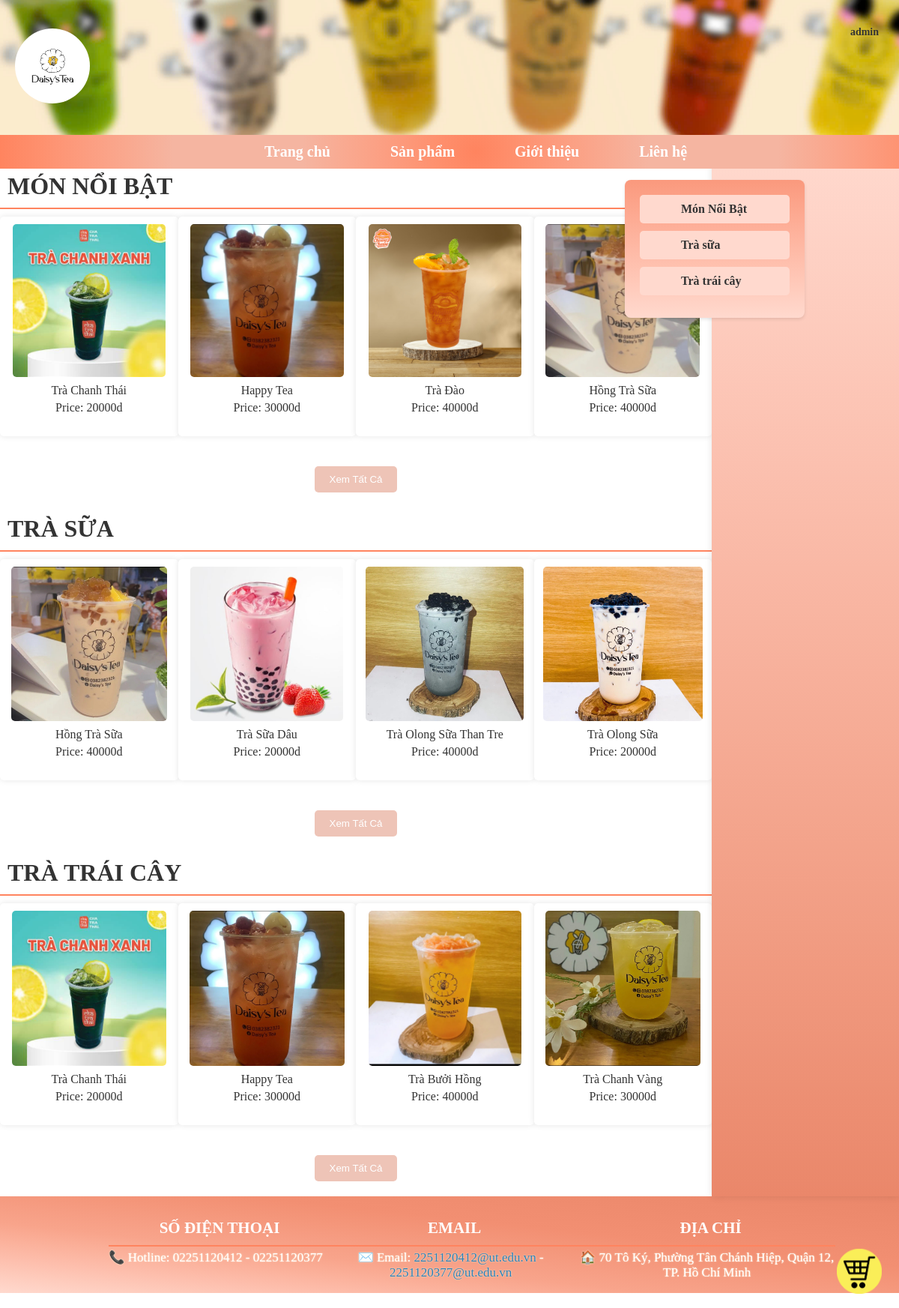
The app's page /layout.php?page=sanpham (signed in) with its own data.
### tables this page shows
CREATE TABLE `products` (
  `productID` int(11) NOT NULL,
  `productName` text NOT NULL,
  `productType` varchar(30) NOT NULL,
  `price` int(10) NOT NULL,
  `count` int(5) NOT NULL,
  `trangthai` tinyint(1) NOT NULL
);

### sanpham.php (the view, shortened to what this page needs)
<!DOCTYPE html>
<html lang="en">
<head>
    <link rel="stylesheet" href="sanpham.css">
</head>
<body>
    <div class="container1">
                <?php
                $servername = "localhost";
                $username = "root";
                $password = "";
                $dbname = "trasuaweb";
                $connect = new mysqli($servername, $username, $password, $dbname);
                ?>
        <div class="row1">
            <main class="col-9">
                <section id="featured">
                    <h2>Món nổi bật</h2>
                    <div class="product-gallery">
                        <?php
                        $sql = "SELECT * FROM products where count >=10 and trangthai = 1";
                        $result = $connect->query($sql);
                        if ($result->num_rows > 0) {
                            $count = 0;
                            while ($row = $result->fetch_assoc()) {
                                $imagePath = ($row["productType"] == "milktea") ? "./pic/TràSữa/" : "./pic/TràTráiCây/";
                                $class = ($count >= 4) ? 'hidden' : '';
                                echo '<div class="item ' . $class . '">';
                                echo '<img src="' . $imagePath . $row["productName"] . '.jpg" class="openModalImg" data-name="' . $row["productName"] . '" data-price="' . $row["price"] . '" data-original-price="' . $row["price"] . '" data-product-id="' . $row["productID"] . '">';
                                echo '<p>' . $row["productName"] . '</p>';
                                echo '<p>Price: ' . $row["price"] . 'd</p>';
                                echo '</div>';
                                $count++;
                            }
                        } else {
                            echo "0 results";
                        }
                        ?>
                    </div>
                    <button class="show-more" data-type="highlight" onclick="toggleItems('featured')">Xem Tất Cả</button>
                </section>
                <section id="milk-tea">
                    <h2>Trà Sữa</h2>
                    <div class="product-gallery">
                        <?php
                        $sql = "Select * from products where trangthai = 1";
                        $result = $connect->query($sql);
                        if ($result->num_rows > 0) {
                            $count = 0;
                            while ($row = $result->fetch_assoc()) {
                                if ($row["productType"] == "milktea") {
                                    $class = ($count >= 4) ? 'hidden' : '';
                                    echo '<div class="item ' . $class . '">';
                                    echo '<img src="./pic/TràSữa/' . $row["productName"] . '.jpg" class="openModalImg" data-name="' . $row["productName"] . '" data-price="' . $row["price"] . '" data-original-price="' . $row["price"] . '" data-product-id="' . $row["productID"] . '">';
                                    echo '<p>' . $row["productName"] . '</p>';
                                    echo '<p>Price: ' . $row["price"] . 'd</p>';
                                    echo '</div>';
                                    $count++;
                                }
                            }
                        } else {
                            echo "0 results";
                        }
                        ?>
                    </div>
                    <button class="show-more" data-type="milktea" onclick="toggleItems('milk-tea')">Xem Tất Cả</button>
                </section>
                <section id="fruit-tea">
                    <h2>Trà Trái Cây</h2>
                    <div class="product-gallery">
                        <?php
                        $sql = "Select * from products where trangthai = 1";
                        $result = $connect->query($sql);
                        if ($result->num_rows > 0) {
                            $count = 0;
                            while ($row = $result->fetch_assoc()) {
                                if ($row["productType"] == "fruittea") {
                                    $class = ($count >= 4) ? 'hidden' : '';
                                    echo '<div class="item ' . $class . '">';
                                    echo '<img src="./pic/TràTráiCây/' . $row["productName"] . '.jpg" class="openModalImg" data-name="' . $row["productName"] . '" data-price="' . $row["price"] . '" data-original-price="' . $row["price"] . '" data-product-id="' . $row["productID"] . '">';
                                    echo '<p>' . $row["productName"] . '</p>';
                                    echo '<p>Price: ' . $row["price"] . 'd</p>';
                                    echo '</div>';
                                    $count++;
                                }
                            }
                        } else {
                            echo "0 results";
                        }
                        ?>
                    </div>
                    <button class="show-more" data-type="fruittea" onclick="toggleItems('fruit-tea')">Xem Tất Cả</button>
                </section>
            </main>
            <aside class="col-3">
                <form action="layout.php" method="POST">
                    <div class="menu">
                        <ul>
                            <li><a href="#featured">
                                    <div>
                                        <p style="padding-left: 40px; font-weight: bold;"> Món Nổi Bật</p>
                                    </div>
                                </a>
                            </li>
                            <li><a href="#milk-tea">
                                    <div>
                                        <p style="padding-left: 40px; font-weight: bold;"> Trà sữa</p>
                                    </div>
                                </a>
                            </li>
                            <li><a href="#fruit-tea">
                                    <div>
                                        <p style="padding-left: 40px; font-weight: bold;"> Trà trái cây</p>
                                    </div>
                                </a>
                            </li>
                        </ul>
                    </div>
                </form>
                    <div class="cart-container">
                    <div class="cart-icon">
                        <img src="./pic/icon/giohang.png" alt="Cart" onclick="openCartModal()">
                    </div>
                </div>
    </div>
</body>
</html>

### layout.css (style rules this page uses)
.col-9 { min-height: 500px; background-color: #e7d8c9; flex: 3; }

### sanpham.css (style rules this page uses)
body { color: #333; margin: 0; }
.col-9 { min-height: 500px; background-color: #fff; flex: 3; }
.col-3 { min-height: 500px; max-width: 210px; background-color: #ffc5c2; padding: 20px; box-shadow: 0 0 10px rgba(0, 0, 0, 0.1); background-image: linear-gradient(to bottom, #ffd9ce, #fcc4b4, #f7b09b, #f19c82, #ea876a); }
.container1 { width: 100%; max-width: 1270px; margin: 0 auto; }
.row1 { display: flex; }
.col-3 { flex: 1; }
.product-gallery { display: flex; flex-wrap: wrap; }
.item { width: calc(25% - 20px); margin-bottom: 20px; padding: 10px; background-color: white; box-shadow: 0 0 8px rgba(0, 0, 0, 0.1); border-radius: 5px; text-align: center; }
.item img { max-width: 100%; height:75%; border-radius: 5px; }
.item p { margin: 5px 0; }
h2 { font-size: 2rem; color: #333; margin-top: 20px; margin-bottom: 10px; padding-bottom: 10px; border-bottom: 2px solid #FF845F; font-weight: bold; text-transform: uppercase; padding-left: 10px; margin-top: 30px; }
.show-more { display: block; margin: 20px auto; padding: 10px 20px; background-color: #EEC4B7; color: white; border: none; border-radius: 5px; cursor: pointer; }
.cart-icon { position: fixed; bottom: 15px; right: 23px; cursor: pointer; z-index: 1000; }
.cart-icon img { width: 60px; height: auto; }
.menu { position: fixed; background-color: #ffebe4; background-image: linear-gradient(to top, #ffd9ce, #ffc9b9, #feb9a5, #fda991, #fa997d); padding: 20px; border-radius: 8px; box-shadow: 0 2px 4px rgba(0, 0, 0, 0.1); width: 200px; right: 126px; margin-top: 20px; }
.menu ul { list-style: none; padding: 0; margin: 0; }
.menu li { margin-bottom: 10px; }
.menu a { display: block; text-decoration: none; color: #333; background-color: #ffd9ce; padding: 10px 15px; border-radius: 5px; transition: background-color 0.3s, color 0.3s; }
.menu a div { display: flex; align-items: center; }
.menu p { margin: 0; padding-left: 40px; font-weight: bold; }

### records on screen
products: productName (picture), productName "Trà Chanh Thái", price "20000"
products: productName (picture), productName "Happy Tea", price "30000"
products: productName (picture), productName "Trà Đào", price "40000"
products: productName (picture), productName "Hồng Trà Sữa", price "40000"
products: productName (picture), productName "Trà Sữa Dâu", price "20000"
products: productName (picture), productName "Trà Olong Sữa Than Tre", price "40000"
products: productName (picture), productName "Trà Olong Sữa", price "20000"
products: productName (picture), productName "Trà Bưởi Hồng", price "40000"
products: productName (picture), productName "Trà Chanh Vàng", price "30000"

### other values on screen
$username "admin"
